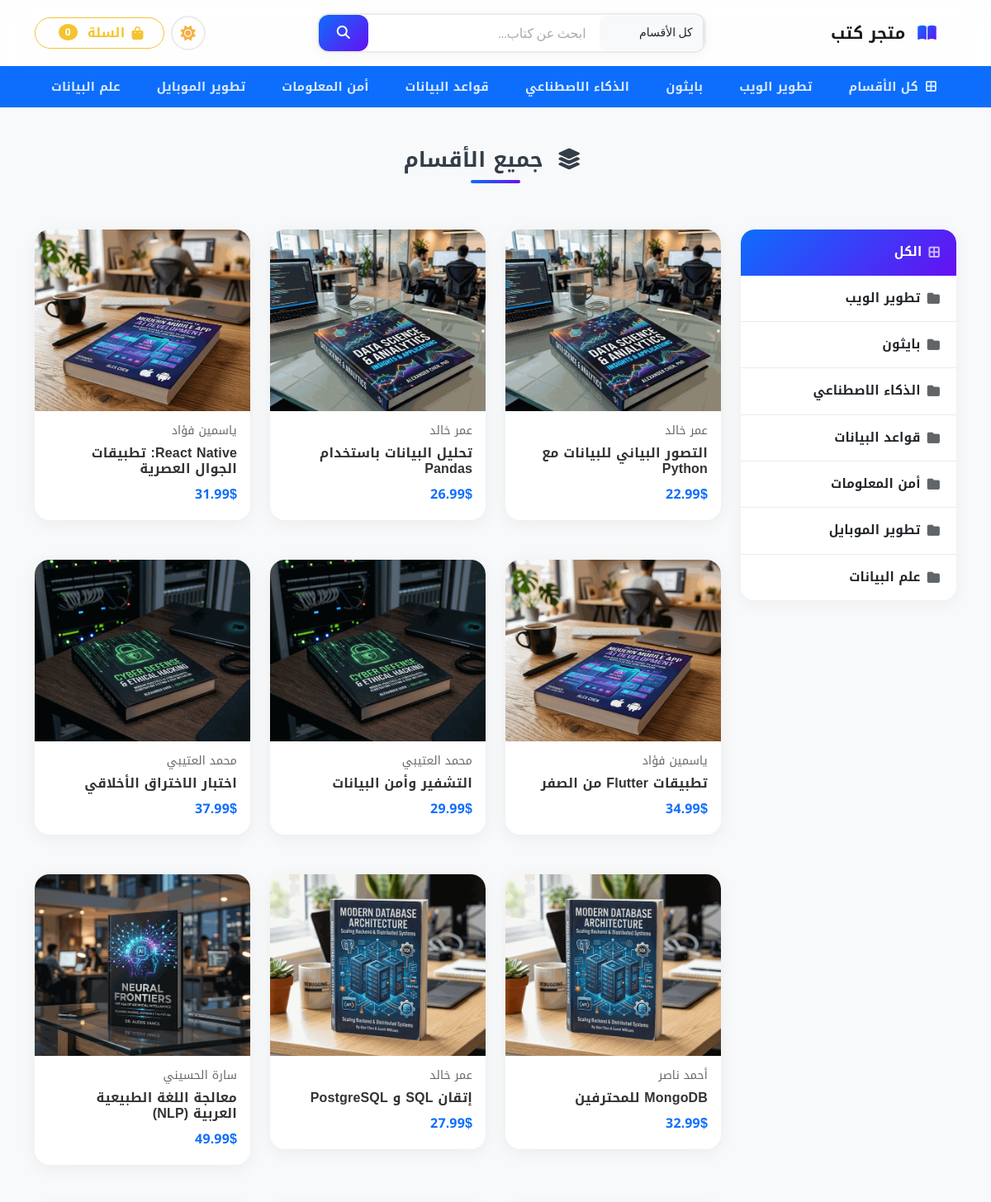
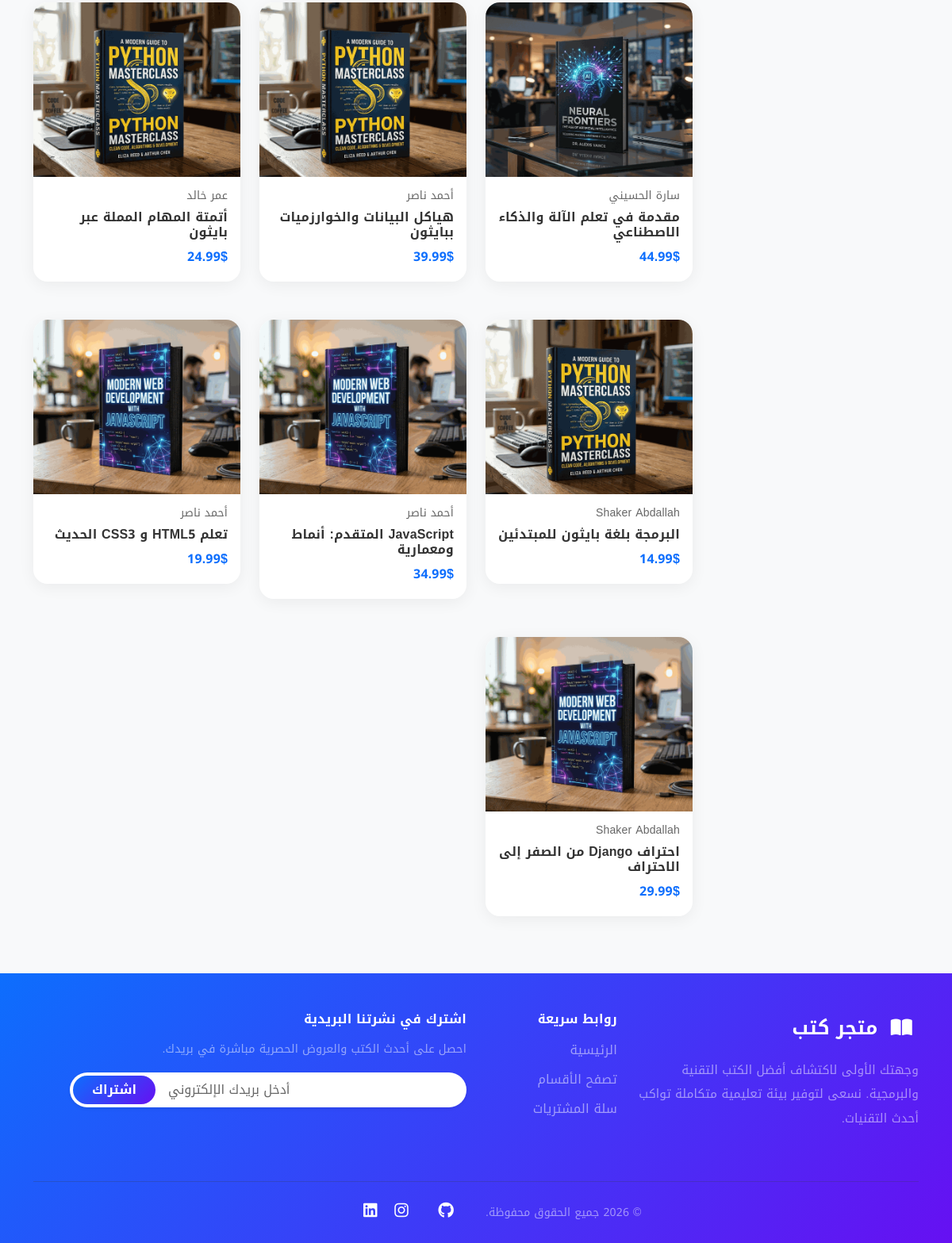
The page /category/ on the database its author committed (2 pictures, top to bottom).
### store/models.py (models this page shows, shortened)
class category(models.Model):
    name = models.CharField(max_length=255, unique=True, verbose_name="اسم القسم")
    featured = models.BooleanField(default=False, verbose_name="مميز")
    order = models.IntegerField(default=0, verbose_name="الترتيب")
    created_at = models.DateTimeField(auto_now_add=True, verbose_name="تاريخ الإنشاء")
    updated_at = models.DateTimeField(auto_now=True, verbose_name="تاريخ التحديث")
    class Meta:
        verbose_name = "قسم"
        verbose_name_plural = "الأقسام"
        ordering = ['order', 'name']

class product(models.Model):
    name = models.CharField(max_length=255, verbose_name="اسم الكتاب / المنتج")
    short_description = models.TextField(blank=True, null=True, verbose_name="وصف مختصر")
    description = models.TextField(blank=True, null=True, verbose_name="الوصف الكامل")
    price = models.DecimalField(max_digits=10, decimal_places=2, verbose_name="السعر ($)")
    featured = models.BooleanField(default=False, verbose_name="مميز في الصفحة الرئيسية")
    stock = models.IntegerField(default=0, verbose_name="المخزون")
    image = models.ImageField(upload_to='product_images', blank=True, null=True, verbose_name="الصورة")
    category = models.ForeignKey(category, on_delete=models.PROTECT, verbose_name="القسم")
    author = models.ForeignKey(Author, on_delete=models.SET_NULL, null=True, blank=True, verbose_name="المؤلف")
    created_at = models.DateTimeField(auto_now_add=True, verbose_name="تاريخ الإضافة")
    updated_at = models.DateTimeField(auto_now=True, verbose_name="تاريخ التحديث")
    class Meta:
        verbose_name = "كتاب"
        verbose_name_plural = "الكتب"
        ordering = ['-created_at']

class Author(models.Model):
    name = models.CharField(max_length=255, verbose_name="اسم المؤلف")
    bio = models.TextField(blank=True, null=True, verbose_name="نبذة عن المؤلف")
    created_at = models.DateTimeField(auto_now_add=True, verbose_name="تاريخ الإنشاء")
    updated_at = models.DateTimeField(auto_now=True, verbose_name="تاريخ التحديث")
    class Meta:
        verbose_name = "مؤلف"
        verbose_name_plural = "المؤلفون"
        ordering = ['name']

### store/views.py (the view)
# urls.py: path('category/', views.category_view, name='category'),
def category_view(request, cid=None):
    if cid:
        c = get_object_or_404(category, pk=cid)
        products = product.objects.filter(category=c).select_related('author')
    else:
        c = None
        products = product.objects.all().select_related('author')
    categories = category.objects.all()
    return render(request, 'category.html', {
        'products': products,
        'category': c,
        'categories': categories,
    })

### store/context_processors.py (called while the page is built)
def global_context(request):
    cart = request.session.get('cart', {})
    if cart:
        valid_pids = set(
            str(p) for p in
            product.objects.filter(pk__in=list(cart.keys()))
                           .values_list('id', flat=True)
        )
        stale = [pid for pid in cart if pid not in valid_pids]
        if stale:
            for pid in stale:
                del cart[pid]
            request.session['cart'] = cart
        cart_count = sum(
            qty for pid, qty in cart.items() if pid in valid_pids
        )
    else:
        cart_count = 0
    return {
        'all_categories': category.objects.all(),
        'cart_count': cart_count,
    }

### store/templates/category.html
{% extends 'base.html' %}
{% load i18n %}
{% block content %}
    <div class="container my-5">
      <div class="text-center mb-5" data-aos="fade-up">
        <h2 class="section-title text-secondary">
          <i class="fa-solid fa-layer-group me-2"></i>
          {% if category %}{{ category.name }}{% else %}{% trans 'جميع الأقسام' %}{% endif %}
        </h2>
      </div>
      <section>
        <div class="row g-4">
          <div class="col-lg-3 col-md-4 cat-sidebar" data-aos="fade-left" data-aos-duration="400">
            <div class="list-group">
              <a href="{% url 'store:category' %}"
                class="list-group-item list-group-item-action d-flex align-items-center gap-2 {% if not category %}active{% endif %}">
                <i class="fa-solid fa-border-all"></i> الكل
              </a>
              {% for cat in categories %}
              <a href="{% url 'store:category-detail' cid=cat.id %}"
                class="list-group-item list-group-item-action d-flex align-items-center gap-2 {% if category and category.id == cat.id %}active{% endif %}">
                <i class="fa-solid fa-folder"></i> {{ cat.name }}
              </a>
              {% endfor %}
            </div>
          </div>
          <div class="col-lg-9 col-md-8">
            <div class="row g-4">
              {% for product in products %}
              <div class="col-lg-4 col-md-6 col-sm-6" data-aos="fade-up" data-aos-delay="{{ forloop.counter0 }}40">
                {% include 'common/product_card.html' with product=product %}
              </div>
              {% empty %}
              <div class="col-12 text-center py-5" data-aos="zoom-in">
                <i class="fa-solid fa-box-open empty-cart-icon mb-3 d-block"></i>
                <p class="h5 text-muted">لا توجد منتجات في هذا القسم حالياً.</p>
              </div>
              {% endfor %}
            </div>
          </div>
        </div>
      </section>
    </div>
{% endblock %}

### store/templates/base.html (shortened to what this page needs)
{% load static %}
<!DOCTYPE html>
<html lang="ar" class="h-100" dir="rtl">
<head>
  <link href="{% static 'css/830.css' %}" rel="stylesheet">
  <link href="{% static 'css/app.css' %}" rel="stylesheet">
  <link rel="stylesheet" href="https://cdnjs.cloudflare.com/ajax/libs/font-awesome/6.4.0/css/all.min.css">
  <link href="https://unpkg.com/aos@2.3.1/dist/aos.css" rel="stylesheet">
</head>
<body class="d-flex flex-column h-100 bg-light">
    {% include 'partials/header.html' %}
    <main>
        {% block content %}
        {% endblock %}
    </main>
    {% include 'partials/footer.html' %}
</body>
</html>

### store/templates/partials/header.html (shortened to what this page needs)
{% load i18n %}
<div class="sticky-top glass-navbar">
  <nav class="navbar navbar-expand-lg navbar-light bg-transparent py-3">
    <div class="container">
      <a class="navbar-brand fw-bold" href="{% url 'store:home' %}">
        <i class="fa-solid fa-book-open me-2" style="background: linear-gradient(135deg, #0d6efd, #6610f2); -webkit-background-clip: text; -webkit-text-fill-color: transparent;"></i>
        {%trans 'متجر كتب' %}
      </a>
      <div class="collapse navbar-collapse mt-2 mt-lg-0" id="navbarSupportedContent">
       {% include 'partials/header_search.html' %}
        <div class="d-flex align-items-center my-2 my-lg-0 gap-2">
          <button id="theme-toggle" class="theme-toggle-btn" title="تبديل المظهر">
          </button>
          <a href="{% url 'store:cart' %}" class="btn btn-outline-primary d-flex align-items-center gap-2 rounded-pill px-4" type="button">
            <i class="fa-solid fa-bag-shopping"></i>
            {%trans 'السلة' %} <span class="badge bg-primary rounded-circle ms-1">{{ cart_count }}</span>
          </a>
        </div>
      </div>
    </div>
  </nav>
  <nav class="navbar navbar-expand-lg category-nav">
    <div class="container">
      <div class="collapse navbar-collapse mt-2 mt-lg-0">
        <ul class="navbar-nav my-2 my-lg-0 gap-1">
          <li class="nav-item">
            <a class="nav-link mx-1" href="{% url 'store:category' %}" role="button">
              <i class="fa-solid fa-border-all me-1"></i> كل الأقسام
            </a>
          </li>
          {% for cat in all_categories %}
          <li class="nav-item">
            <a class="nav-link mx-1" href="{% url 'store:category-detail' cid=cat.id %}" role="button">
              {{ cat.name }}
            </a>
          </li>
          {% endfor %}
        </ul>
      </div>
    </div>
    </div>

### store/templates/partials/header_search.html (shortened to what this page needs)
{% load i18n %}
  <form action="{% url 'store:search' %}" method="get" class="d-flex mx-auto my-2 my-lg-0">
    <div class="search-bar d-flex align-items-center">
      <select name="category" class="form-select" style="max-width: 140px; font-size: 0.88rem; padding: 10px 12px;">
        <option value="">كل الأقسام</option>
      </select>
      <input type="text" name="q" class="form-control" style="min-width: 280px; padding: 10px 16px;" placeholder="ابحث عن كتاب..." />
      <button class="btn btn-primary" type="submit">
        <i class="fa-solid fa-magnifying-glass"></i>
      </button>
    </div>
  </form>

### store/templates/common/product_card.html (shortened to what this page needs)
{% load static %}
<div class="product card mb-4">
    {% if product.image %}
    <img src="{{ product.image.url }}" class="card-img-top" alt="{{ product.name }}" style="height:220px; object-fit:cover;" />
    {% else %}
    <img src="https://picsum.photos/seed/{{ product.id }}book/300/220" class="card-img-top" alt="{{ product.name }}" style="height:220px; object-fit:cover;" />
    {% endif %}
    <div class="card-body">
        <h6 class="text-muted small">{% if product.author %}{{ product.author.name }}{% else %}بدون كاتب{% endif %}</h6>
        <h6 class="card-title fw-bold">{{ product.name }}</h6>
        <strong class="fw-bold" style="color:var(--primary-color);">{{ product.price }}$</strong>
    </div>
</div>

### store/templates/partials/footer.html
{% load i18n %}
<footer class="site-footer mt-auto pt-5 pb-4">
    <div class="container">
      <div class="row mb-5 g-4">
        <div class="col-lg-4 col-md-6 mb-4 mb-md-0">
          <span class="text-white fw-bold fs-4 d-block mb-3">
            <i class="fa-solid fa-book-open me-2"></i> متجر كتب
          </span>
          <p class="text-white-50 lh-lg" style="font-size: 0.95rem;">
            وجهتك الأولى لاكتشاف أفضل الكتب التقنية والبرمجية. نسعى لتوفير بيئة تعليمية متكاملة تواكب أحدث التقنيات.
          </p>
        </div>
        <div class="col-lg-2 col-md-6 mb-4 mb-md-0">
          <h6 class="text-white fw-bold mb-3">روابط سريعة</h6>
          <ul class="list-unstyled">
            <li class="mb-2"><a href="{% url 'store:home' %}" class="text-white-50 text-decoration-none footer-link">الرئيسية</a></li>
            <li class="mb-2"><a href="{% url 'store:category' %}" class="text-white-50 text-decoration-none footer-link">تصفح الأقسام</a></li>
            <li class="mb-2"><a href="{% url 'store:cart' %}" class="text-white-50 text-decoration-none footer-link">سلة المشتريات</a></li>
          </ul>
        </div>
        <div class="col-lg-6 col-md-12">
          <h6 class="text-white fw-bold mb-3">اشترك في نشرتنا البريدية</h6>
          <p class="text-white-50 mb-3" style="font-size: 0.9rem;">احصل على أحدث الكتب والعروض الحصرية مباشرة في بريدك.</p>
          <form class="d-flex bg-white rounded-pill p-1 shadow-sm" onsubmit="event.preventDefault();" style="max-width: 500px;">
            <input type="email" class="form-control border-0 bg-transparent px-3" placeholder="أدخل بريدك الإلكتروني" required>
            <button class="btn btn-primary rounded-pill px-4" type="submit">اشتراك</button>
          </form>
        </div>
      </div>
      <hr style="border-color: rgba(255,255,255,0.1);">
      <div class="row align-items-center pt-2">
        <div class="col-md-6 text-center text-md-start mb-3 mb-md-0">
          <small class="text-white-50">© 2026 {%trans 'جميع الحقوق محفوظة.' %}</small>
        </div>
        <div class="col-md-6 text-center text-md-end">
          <a href="https://github.com/Shaker17s" target="_blank" rel="noopener" class="social-icon text-white me-3 d-inline-block">
            <i class="fa-brands fa-github fs-5"></i>
          </a>
          <a href="https://www.instagram.com/s_h_a_k_err/" target="_blank" rel="noopener" class="social-icon text-white me-3 d-inline-block">
            <i class="fa-brands fa-instagram fs-5"></i>
          </a>
          <a href="https://www.linkedin.com/in/shaker-abdallah-79b0a1339" target="_blank" rel="noopener" class="social-icon text-white d-inline-block">
            <i class="fa-brands fa-linkedin fs-5"></i>
          </a>
        </div>
      </div>
    </div>
  </footer>

### store/templates/base.html (style rules this page uses)
:root { --primary-color: #0d6efd; --primary-gradient: linear-gradient(135deg, #0d6efd, #6610f2); --bg-color: #f4f6f9; --text-color: #212529; --card-bg: #ffffff; --card-hover-y: -8px; --transition-speed: 0.35s; --slider-bg: linear-gradient(135deg, #e3f0ff 0%, #f0e6ff 100%); --nav-cat-bg: var(--primary-color); --search-bg: #ffffff; --select-bg: #f8f9fa; --border-subtle: rgba(0,0,0,0.08); }
* { box-sizing: border-box; }
body { font-family: 'Cairo', sans-serif !important; background-color: var(--bg-color) !important; color: var(--text-color) !important; transition: background-color var(--transition-speed) ease, color var(--transition-speed) ease; line-height: 1.8; letter-spacing: 0.01em; }
.cat-sidebar .list-group { border-radius: 16px; overflow: hidden; border: none; box-shadow: 0 4px 20px rgba(0,0,0,0.05); }
.cat-sidebar .list-group-item { border: none; border-bottom: 1px solid var(--border-subtle); padding: 14px 20px; font-weight: 600; font-size: 0.95rem; transition: all 0.3s ease; background: var(--card-bg); color: var(--text-color); }
.cat-sidebar .list-group-item:last-child { border-bottom: none; }
.cat-sidebar .list-group-item.active { background: var(--primary-gradient); color: #fff; border: none; }
.cat-sidebar .list-group-item i { opacity: 0.7; }
.section-title { font-weight: 700; font-size: 1.6rem; position: relative; display: inline-block; padding-bottom: 12px; }
.section-title::after { content: ''; position: absolute; bottom: 0; right: 50%; transform: translateX(50%); width: 60px; height: 4px; border-radius: 2px; background: var(--primary-gradient); }
.product.card { border: none; border-radius: 18px; overflow: hidden; box-shadow: 0 4px 20px rgba(0,0,0,0.06); transition: transform var(--transition-speed) cubic-bezier(.4,0,.2,1), box-shadow var(--transition-speed) cubic-bezier(.4,0,.2,1); }
.btn { border-radius: 10px; font-weight: 600; transition: all 0.25s ease; }
.btn-primary { background: var(--primary-gradient) !important; border: none !important; color: #ffffff !important; }
.category-nav { background: var(--nav-cat-bg) !important; transition: background var(--transition-speed) ease; border: none !important; padding: 6px 0; }
.category-nav .nav-link { color: rgba(255,255,255,0.85) !important; font-weight: 600; font-size: 0.92rem; border-radius: 8px; padding: 6px 16px !important; transition: all 0.25s ease; }
.search-bar { background: var(--search-bg); border: 2px solid var(--border-subtle); border-radius: 14px; overflow: hidden; box-shadow: 0 3px 15px rgba(0,0,0,0.04); transition: border-color 0.3s ease, box-shadow 0.3s ease, background 0.3s ease; }
.search-bar input, .search-bar select { border: none !important; background: transparent !important; color: var(--text-color) !important; font-family: 'Cairo', sans-serif !important; outline: none !important; box-shadow: none !important; }
.search-bar input::placeholder { color: #aaa; }
.search-bar select { background: var(--select-bg) !important; border-right: 2px solid var(--border-subtle) !important; font-size: 0.9rem; cursor: pointer; }
.search-bar select option { background: var(--card-bg); color: var(--text-color); padding: 8px; }
.search-bar .btn-primary { border-radius: 0 12px 12px 0; padding: 10px 22px; }
.site-footer { background: var(--primary-gradient) !important; transition: background var(--transition-speed) ease; border: none; }
.theme-toggle-btn { background: none; border: 2px solid var(--border-subtle); width: 42px; height: 42px; border-radius: 50%; display: flex; align-items: center; justify-content: center; font-size: 1.15rem; cursor: pointer; color: inherit; transition: all 0.3s ease; overflow: hidden; }
html { scroll-behavior: smooth; }
.glass-navbar { background: rgba(255, 255, 255, 0.85); backdrop-filter: blur(15px); -webkit-backdrop-filter: blur(15px); border-bottom: 1px solid var(--border-subtle); transition: background 0.3s ease; z-index: 1030; }
.social-icon { transition: transform 0.3s ease, color 0.3s ease; }
.footer-link { transition: color 0.3s ease; }

### rows shown on the page
category: name "تطوير الويب"
category: name "بايثون"
category: name "الذكاء الاصطناعي"
category: name "قواعد البيانات"
category: name "أمن المعلومات"
category: name "تطوير الموبايل"
category: name "علم البيانات"
product: image (picture), author.name "عمر خالد", name "التصور البياني للبيانات مع Python", price "22.99"
product: image (picture), author.name "عمر خالد", name "تحليل البيانات باستخدام Pandas", price "26.99"
product: image (picture), author.name "ياسمين فؤاد", name "React Native: تطبيقات الجوال العصرية", price "31.99"
product: image (picture), author.name "ياسمين فؤاد", name "تطبيقات Flutter من الصفر", price "34.99"
product: image (picture), author.name "محمد العتيبي", name "التشفير وأمن البيانات", price "29.99"
product: image (picture), author.name "محمد العتيبي", name "اختبار الاختراق الأخلاقي", price "37.99"
product: image (picture), author.name "أحمد ناصر", name "MongoDB للمحترفين", price "32.99"
product: image (picture), author.name "عمر خالد", name "إتقان SQL و PostgreSQL", price "27.99"
product: image (picture), author.name "سارة الحسيني", name "معالجة اللغة الطبيعية العربية (NLP)", price "49.99"
product: image (picture), author.name "سارة الحسيني", name "مقدمة في تعلم الآلة والذكاء الاصطناعي", price "44.99"
product: image (picture), author.name "أحمد ناصر", name "هياكل البيانات والخوارزميات ببايثون", price "39.99"
product: image (picture), author.name "عمر خالد", name "أتمتة المهام المملة عبر بايثون", price "24.99"
product: image (picture), author.name "Shaker Abdallah", name "البرمجة بلغة بايثون للمبتدئين", price "14.99"
product: image (picture), author.name "أحمد ناصر", name "JavaScript المتقدم: أنماط ومعمارية", price "34.99"
product: image (picture), author.name "أحمد ناصر", name "تعلم HTML5 و CSS3 الحديث", price "19.99"
product: image (picture), author.name "Shaker Abdallah", name "احتراف Django من الصفر إلى الاحتراف", price "29.99"

### other values the page prints
{{ cart_count }} "0"
